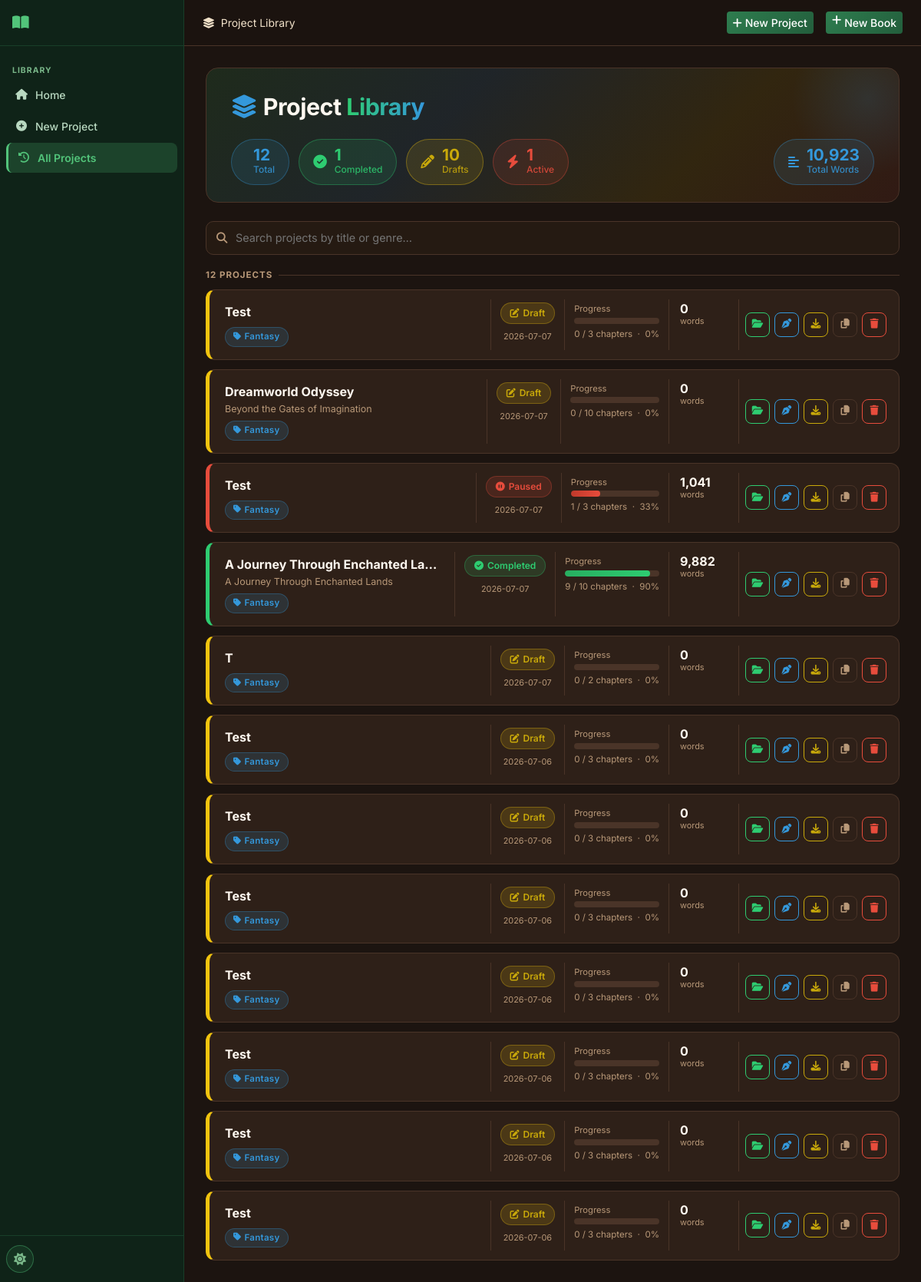
Before: /history with the older database file.
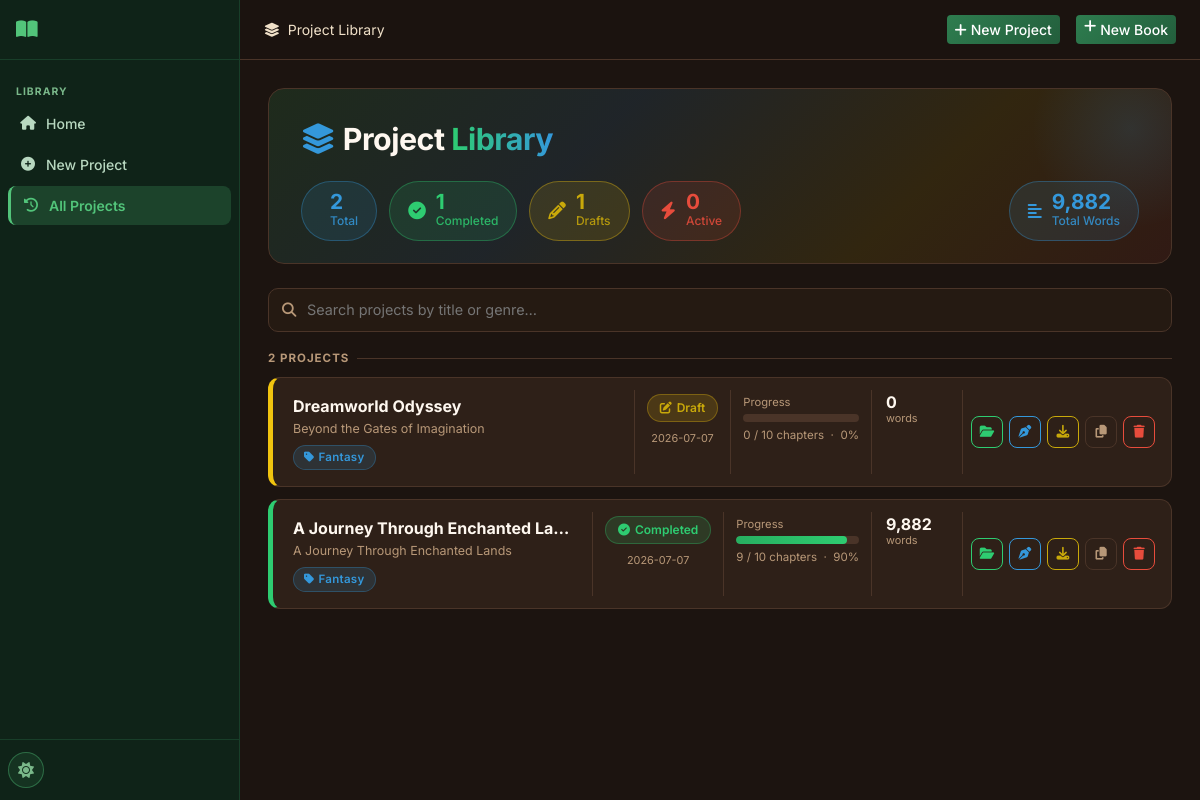
After: the same page with the newer database file.
### tables this page shows
CREATE TABLE projects (
    id INTEGER PRIMARY KEY AUTOINCREMENT,
    title TEXT NOT NULL,
    subtitle TEXT DEFAULT '',
    genre TEXT DEFAULT 'Fantasy',
    audience TEXT DEFAULT 'Adult',
    description TEXT DEFAULT '',
    language TEXT DEFAULT 'English',
    story_type TEXT DEFAULT 'Novel',
    writing_style TEXT DEFAULT 'Descriptive',
    point_of_view TEXT DEFAULT 'Third Person Limited',
    tense TEXT DEFAULT 'Past',
    tone TEXT DEFAULT 'Adventurous',
    num_chapters INTEGER DEFAULT 10,
    words_per_chapter INTEGER DEFAULT 2000,
    creativity_level TEXT DEFAULT 'balanced',
    temperature REAL DEFAULT 0.7,
    top_p REAL DEFAULT 0.9,
    max_tokens INTEGER DEFAULT 4096,
    status TEXT DEFAULT 'draft',
    current_chapter INTEGER DEFAULT 0,
    total_words INTEGER DEFAULT 0,
    cover_prompt TEXT DEFAULT '',
    include_images INTEGER DEFAULT 0,
    images_per_chapter INTEGER DEFAULT 1,
    image_style TEXT DEFAULT 'Realistic',
    created_at TIMESTAMP DEFAULT CURRENT_TIMESTAMP,
    updated_at TIMESTAMP DEFAULT CURRENT_TIMESTAMP
);

### routes/main.py (the view)
@bp.route('/history')
def history():
    db = get_db()
    projects = db.execute('SELECT * FROM projects ORDER BY updated_at DESC').fetchall()
    return render_template('history.html', projects=projects)

### database/__init__.py (called while the page is built)
def get_db():
    if 'db' not in g:
        db_path = current_app.config['DATABASE']
        os.makedirs(os.path.dirname(db_path), exist_ok=True)
        g.db = sqlite3.connect(db_path)
        g.db.row_factory = sqlite3.Row
        g.db.execute('PRAGMA foreign_keys = ON')
        g.db.execute('PRAGMA journal_mode = WAL')
    return g.db

### utils/helpers.py (called while the page is built)
def get_setting(db, key, default=''):
    row = db.execute('SELECT value FROM settings WHERE key = ?', (key,)).fetchone()
    return row['value'] if row else default

### templates/history.html (shortened to what the changed rows need)
{% extends "base.html" %}
{% block content %}
{% set total     = projects | length %}
{% set completed = projects | selectattr('status', 'equalto', 'completed') | list | length %}
{% set drafts    = projects | selectattr('status', 'equalto', 'draft')     | list | length %}
{% set active    = projects | rejectattr('status', 'in', ['completed','draft']) | list | length %}
{% set total_words = projects | sum(attribute='total_words') %}
<div class="lib-hero">
  <div class="lib-hero-title"><i class="fas fa-layer-group me-2" style="color:var(--hl-blue)"></i>Project <span>Library</span></div>
  <div class="stat-pills">
    <div class="stat-pill sp-blue">
      <div><div class="sp-num">{{ total }}</div><div class="sp-label">Total</div></div>
    </div>
    <div class="stat-pill sp-lemon">
      <div><div class="sp-num">{{ drafts }}</div><div class="sp-label">Drafts</div></div>
    </div>
    <div class="stat-pill sp-red">
      <div><div class="sp-num">{{ active }}</div><div class="sp-label">Active</div></div>
    </div>
    <div class="stat-pill sp-blue" style="margin-left:auto">
      <div><div class="sp-num">{{ '{:,}'.format(total_words) }}</div><div class="sp-label">Total Words</div></div>
    </div>
  </div>
</div>
{% if projects %}
<div class="lib-search-wrap">
  <i class="fas fa-search"></i>
  <input class="lib-search" id="libSearch" type="text" placeholder="Search projects by title or genre…" oninput="filterCards()">
</div>
<div class="lib-section-label">{{ total }} Project{{ 's' if total != 1 }}</div>
<div class="project-cards" id="projectCards">
  {% for p in projects %}
  {% set pct = (p.current_chapter / p.num_chapters * 100) | int if p.num_chapters else 0 %}
  {% set sc = 'sc-' + p.status if p.status in ['completed','draft','generating','paused'] else 'sc-default' %}
  {% set pb = 'pb-' + p.status if p.status in ['completed','draft','generating','paused'] else 'pb-default' %}
  <div class="pcard status-{{ p.status }}" data-title="{{ p.title | lower }}" data-genre="{{ p.genre | lower }}">
    <div class="pcard-main">
      <div class="pcard-title">{{ p.title }}</div>
      {% if p.subtitle %}<div class="pcard-subtitle">{{ p.subtitle }}</div>{% endif %}
      <div class="genre-chip"><i class="fas fa-tag me-1"></i>{{ p.genre }}</div>
    </div>
    <div class="pcard-meta">
      <span class="status-chip {{ sc }}">
        {% if p.status == 'completed' %}<i class="fas fa-check-circle"></i>
        {% elif p.status == 'generating' %}<i class="fas fa-spinner fa-spin"></i>
        {% elif p.status == 'paused' %}<i class="fas fa-pause-circle"></i>
        {% else %}<i class="fas fa-edit"></i>{% endif %}
        {{ p.status | title }}
      </span>
      <div class="stat-unit mt-1">{{ p.updated_at[:10] }}</div>
    </div>
    <div class="pcard-prog">
      <div class="lib-prog-label">Progress</div>
      <div class="lib-progress">
        <div class="lib-progress-bar {{ pb }}" style="width:{{ pct }}%"></div>
      </div>
      <div class="lib-pct">{{ p.current_chapter }} / {{ p.num_chapters }} chapters &nbsp;·&nbsp; {{ pct }}%</div>
    </div>
    <div class="pcard-stats">
      <div>
        <div class="stat-num">{{ '{:,}'.format(p.total_words) }}</div>
        <div class="stat-unit">words</div>
      </div>
    </div>
    <div class="pcard-acts">
      <a href="{{ url_for('projects.project_detail', project_id=p.id) }}" class="act-btn act-green" title="Open project">
        <i class="fas fa-folder-open"></i>
      </a>
      <a href="{{ url_for('editor.editor_page', project_id=p.id) }}" class="act-btn act-blue" title="Open editor">
        <i class="fas fa-pen-nib"></i>
      </a>
      <a href="{{ url_for('exports.export_page', project_id=p.id) }}" class="act-btn act-lemon" title="Export">
        <i class="fas fa-download"></i>
      </a>
      <form method="POST" action="{{ url_for('projects.duplicate_project', project_id=p.id) }}" style="display:inline">
        <button type="submit" class="act-btn act-neutral" title="Duplicate">
          <i class="fas fa-copy"></i>
        </button>
      </form>
      <button class="act-btn act-red" onclick="confirmDelete({{ p.id }}, '{{ p.title | e }}')" title="Delete">
        <i class="fas fa-trash"></i>
      </button>
    </div>
  </div>
  {% endfor %}
</div>
{% endif %}
{% endblock %}

Changed rows visible on the page:
removed projects: title "Test", genre "Fantasy", status "Draft", updated_at "2026-07-07", current_chapter "0", num_chapters "3", pct "0", total_words "0"
removed projects: title "Test", genre "Fantasy", status "Paused", updated_at "2026-07-07", current_chapter "1", num_chapters "3", pct "33", total_words "1,041"
removed projects: title "T", genre "Fantasy", status "Draft", updated_at "2026-07-07", current_chapter "0", num_chapters "2", pct "0", total_words "0"
removed projects: title "Test", genre "Fantasy", status "Draft", updated_at "2026-07-06", current_chapter "0", num_chapters "3", pct "0", total_words "0"
removed projects: title "Test", genre "Fantasy", status "Draft", updated_at "2026-07-06", current_chapter "0", num_chapters "3", pct "0", total_words "0"
removed projects: title "Test", genre "Fantasy", status "Draft", updated_at "2026-07-06", current_chapter "0", num_chapters "3", pct "0", total_words "0"
removed projects: title "Test", genre "Fantasy", status "Draft", updated_at "2026-07-06", current_chapter "0", num_chapters "3", pct "0", total_words "0"
removed projects: title "Test", genre "Fantasy", status "Draft", updated_at "2026-07-06", current_chapter "0", num_chapters "3", pct "0", total_words "0"
removed projects: title "Test", genre "Fantasy", status "Draft", updated_at "2026-07-06", current_chapter "0", num_chapters "3", pct "0", total_words "0"
removed projects: title "Test", genre "Fantasy", status "Draft", updated_at "2026-07-06", current_chapter "0", num_chapters "3", pct "0", total_words "0"
Other visible differences:
{{ total }}: "12" → "2"
{{ drafts }}: "10" → "1"
{{ active }}: "1" → "0"
{{ '{:,}'.format(total_words) }}: "10,923" → "9,882"
